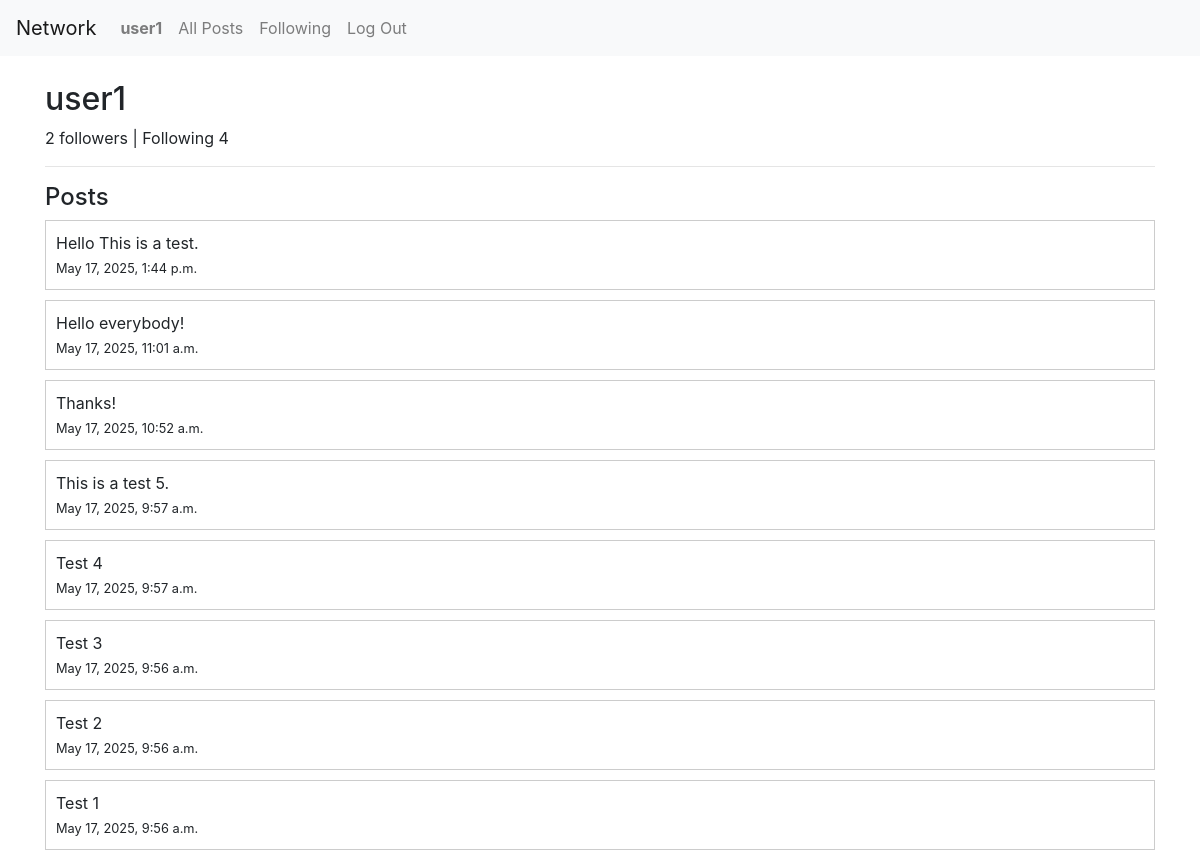
The page /user/user1 (signed in) on the database its author committed.
### network/models.py (models this page shows, shortened)
class User(AbstractUser):
    pass

class Post(models.Model):
    user = models.ForeignKey(User, on_delete=models.CASCADE, related_name="posts")
    content = models.TextField(max_length=280)
    timestamp = models.DateTimeField(auto_now_add=True)

### network/views.py (the view)
# urls.py: path("user/<str:username>", views.profile, name="profile"),
def profile(request, username):
    try:
        user_profile = User.objects.get(username=username)
    except User.DoesNotExist:
        return render(request, "network/error.html", {
            "message": "User not found."
        })
    is_following = False
    if request.user.is_authenticated and request.user != user_profile:
        is_following = Follow.objects.filter(follower=request.user, following=user_profile).exists()
    followers_count = Follow.objects.filter(following=user_profile).count()
    following_count = Follow.objects.filter(follower=user_profile).count()
    posts = Post.objects.filter(user=user_profile).order_by("-timestamp")
    return render(request, "network/profile.html", {
        "profile_user": user_profile,
        "posts": posts,
        "followers_count": followers_count,
        "following_count": following_count,
        "is_following": is_following
    })

### network/templates/network/profile.html (shortened to what this page needs)
{% extends "network/layout.html" %}
{% block body %}
  <h2>{{ profile_user.username }}</h2>
  <p>{{ followers_count }} followers | Following {{ following_count }}</p>
  <hr>
  <h4>Posts</h4>
  {% for post in posts %}
    <div style="border: 1px solid #ccc; padding: 10px; margin-bottom: 10px;">
        {{ post.content }}<br>
        <small>{{ post.timestamp }}</small>
    </div>
  {% empty %}
    <p>No posts yet.</p>
  {% endfor %}
{% endblock %}

### network/templates/network/layout.html (shortened to what this page needs)
{% load static %}
<!DOCTYPE html>
<html lang="en">
<head>
    <link rel="stylesheet" href="https://stackpath.bootstrapcdn.com/bootstrap/4.4.1/css/bootstrap.min.css"
>
    <link href="{% static 'network/styles.css' %}" rel="stylesheet">
</head>
<body>
    <nav class="navbar navbar-expand-lg navbar-light bg-light">
        <a class="navbar-brand" href="{% url 'index' %}">Network</a>
        <div class="collapse navbar-collapse">
            <ul class="navbar-nav mr-auto">
                {% if user.is_authenticated %}
                    <li class="nav-item">
                        <a class="nav-link" href="#"><strong>{{ user.username }}</strong></a>
                    </li>
                    <li class="nav-item">
                        <a class="nav-link" href="{% url 'index' %}">All Posts</a>
                    </li>
                    <li class="nav-item">
                        <a class="nav-link" href="{% url 'following' %}">Following</a>
                    </li>
                    <li class="nav-item">
                        <a class="nav-link" href="{% url 'logout' %}">Log Out</a>
                    </li>
                {% endif %}
            </ul>
        </div>
    </nav>
    <div class="container mt-4">
        {% block body %}
        {% endblock %}
    </div>
</body>
</html>

### rows shown on the page
User: username "user1"
Post: content "Hello This is a test.", timestamp "May 17, 2025, 1:44 p.m."
Post: content "Hello everybody!", timestamp "May 17, 2025, 11:01 a.m."
Post: content "Thanks!", timestamp "May 17, 2025, 10:52 a.m."
Post: content "This is a test 5.", timestamp "May 17, 2025, 9:57 a.m."
Post: content "Test 4", timestamp "May 17, 2025, 9:57 a.m."
Post: content "Test 3", timestamp "May 17, 2025, 9:56 a.m."
Post: content "Test 2", timestamp "May 17, 2025, 9:56 a.m."
Post: content "Test 1", timestamp "May 17, 2025, 9:56 a.m."

### other values the page prints
{{ followers_count }} "2"
{{ following_count }} "4"
